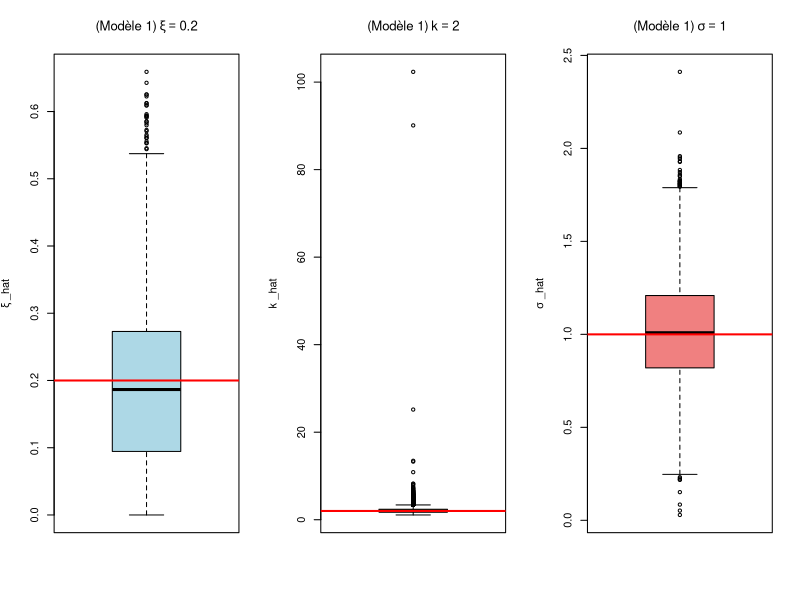

Recreate this plot in R.
library(evd) 

#---------------MODELE 1-------------

# param à estimer
k <- 2
sigma <- 1
xi <- 0.2


# Fonction G1
G1 <- function(k, xi, x) {
  return((1 - (1 + xi * x)^(-1/xi))^k)
}

# Inverse de G1
G1_inv <- function(k, xi, y) {
  return(((1 - y^(1/k))^(-xi) - 1) / xi)
}

# Densité g1
g1 <- function(k, xi, x) {
  return((k * (xi * x + 1)^(-1/xi - 1)) * (1 - (xi * x + 1)^(-1/xi))^(k - 1))
}


# Log-vraisemblance
log_g1 <- function(params, X){
  xi <- params[1]
  sigma <- params[2]
  k <- params[3]
  
  # Contraintes sur les params 
  if (xi < 0|| sigma <= 0|| k<=0){return(1e7)}  # pour eviter xi<0
  
  n <- length(X)
  y <- n*log(k)+(k-1)*sum(log(1-(1+xi*X/sigma)^(-1/xi)))-n*log(sigma)-(1+1/xi)*sum(log(1+xi*X/sigma))
  
  return(-y)  # On maximise la log-vraisemblance (i.e minimise -log_v)
}



#BOXPLOT

est_model1 <- function(m=20,n=100,xi=0.2,sigma=1,k=2,X){
  xi_hat <- c()
  sigma_hat <- c()
  k_hat <- c()
  
  for (i in 1:m){
    # Génération d'un échantillon
    U <- runif(n = 100, min = 0, max = 1)
    X <- G1_inv(k,xi,U)
    
    #estimations
    vecteur_initial <- c(0.1, 0.5, 1.5)  # Valeurs initiales cohérentes
    estimations_G1 <- optim(vecteur_initial,log_g1,X=X)
    
    xi_hat_G1 <- estimations_G1$par[1]
    sigma_hat_G1 <- estimations_G1$par[2]
    k_hat_G1 <- estimations_G1$par[3]
    
    #Implementation de la liste des estimations
    xi_hat <- c(xi_hat,xi_hat_G1)
    sigma_hat <- c(sigma_hat,sigma_hat_G1)
    k_hat <- c(k_hat,k_hat_G1)
    
    
    
    
  }
  return(list(xi_hat=xi_hat,sigma_hat=sigma_hat,k_hat=k_hat))
}

estimations_param_G1 <- est_model1(m=10^4,n=100,xi=0.2,sigma=1,k=2,X)

#On trace les boxplots

# Définir l'espace graphique pour 3 sous-plots (1 ligne, 3 colonnes)
par(mfrow=c(1, 3))

# Boxplot pour les valeurs de xi_hat
boxplot(estimations_param_G1$xi_hat, main=bquote("(Modèle 1)" ~ xi == .(xi)),ylab=expression(xi ~ "_hat"), col="lightblue")
abline(h=xi, col="red", lwd=2) # Ajouter une ligne rouge à xi=0.2

# Boxplot pour les valeurs de k_hat
boxplot(estimations_param_G1$k_hat, main=bquote("(Modèle 1)" ~ k == .(k)), ylab=expression(k ~ "_hat"), col="lightgreen")
abline(h=k, col="red", lwd=2)

# Boxplot pour les valeurs de sigma_hat
boxplot(estimations_param_G1$sigma_hat, main=bquote("(Modèle 1)" ~ sigma == .(sigma)),ylab=expression(sigma ~ "_hat"), col="lightcoral")
abline(h=sigma, col="red", lwd=2)
